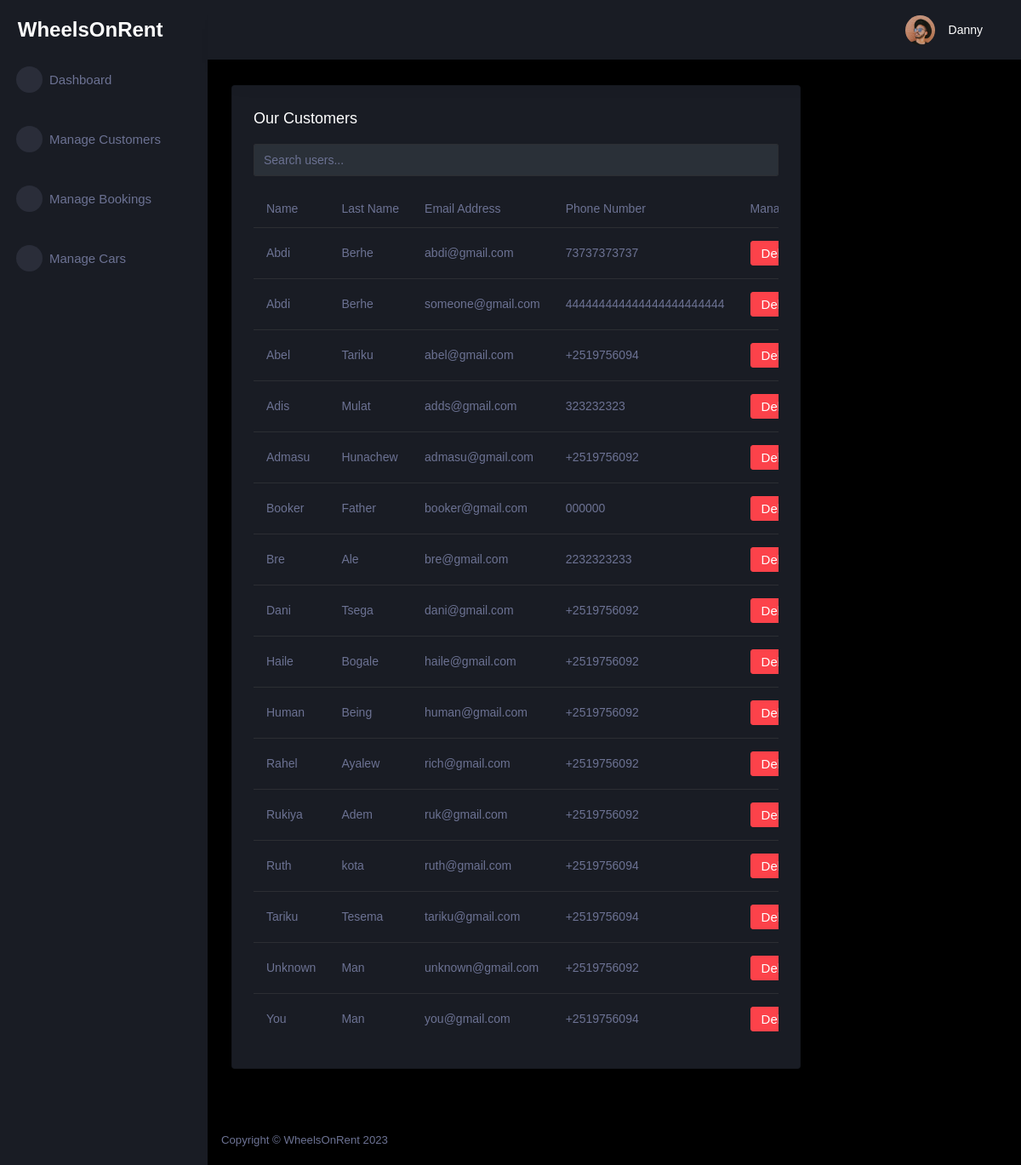
/wheels_on_rent/customer/ (signed in), run on the app's committed database.
### car_rental/models/customer.py (models this page shows)
class Customer(db.Model):
    id = db.Column(db.Integer, primary_key=True)
    name = db.Column(db.String(255), nullable=False)
    last_name = db.Column(db.String(255), nullable=False)
    phone_number = db.Column(db.String(255), nullable=False)
    email = db.Column(db.String(255), unique=True, nullable=False)
    password = db.Column(db.String(255), nullable=False)
    role = db.Column(db.Integer, default=0)

### car_rental/views/customer.py (the view)
@bp.route('/')
@login_required
def index():
    customers = Customer.query.filter_by(role=0).order_by(Customer.name.asc()).all()
    return render_template('admin/customer_index.html', customers=customers)

### car_rental/views/customer.py (called while the page is built)
@bp.before_app_request
def load_logged_in_customer():
    customer_id = session.get('customer_id')
    if customer_id is None:
        g.customer = None
    else:
        g.customer = Customer.query.get(customer_id)

@bp.after_request
def add_header(response):
    response.headers['Cache-Control'] = 'no-store, no-cache, must-revalidate, max-age=0'
    response.headers['Pragma'] = 'no-cache'
    response.headers['Expires'] = '0'
    return response

def login_required(view):
    @functools.wraps(view)
    def wrapped_view(**kwargs):
        if g.customer is None:
            return redirect(url_for('customer.login'))
        return view(**kwargs)
    return wrapped_view

### car_rental/templates/admin/customer_index.html (shortened to what this page needs)
{% extends 'admin/admin_base.html' %}
{% block content %}
<div class="content-wrapper">
<div class="row">
  <div class="col-lg-9 grid-margin stretch-card">
    <div class="card">
      <div class="card-body">
        <h4 class="card-title">Our Customers</h4>
        <div class="mb-3">
          <input type="text" id="searchInput" class="form-control" placeholder="Search users...">
        </div>
        <div class="table-responsive">
          <table class="table">
            <thead>
              <tr>
                <th>Name</th>
                <th>Last Name</th>
                <th>Email Address</th>
                <th>Phone Number</th>
                <th>Manage</th>
              </tr>
            </thead>
            <tbody>
              {% for customer in customers %}
              <tr>
                <td>{{ customer.name }}</td>
                <td>{{ customer.last_name }}</td>
                <td>{{ customer.email }}</td>
                <td>{{ customer.phone_number }}</td>
            <td><form action="{{ url_for('customer.delete', id=customer['id']) }}" method="post"><input class="btn btn-danger" type="submit" value="Delete" onclick="return confirm('Are you sure?')">
              </form></td>
              </tr>
            {% endfor %}
            </tbody>
          </table>
        </div>
      </div>
    </div>
  </div>
</div>
</div>
{% endblock %}

### car_rental/templates/admin/admin_base.html (shortened to what this page needs)
<!DOCTYPE html>
<html lang="en">
<head>
    <link rel="stylesheet" href="https://cdn.jsdelivr.net/npm/bootstrap@4.0.0/dist/css/bootstrap.min.css">
    <link rel="stylesheet" href="{{ url_for('static', filename='assets/admin/assets/vendors/mdi/css/materialdesignicons.min.css')}}">
    <link rel="stylesheet" href="{{ url_for('static', filename='assets/admin/assets/vendors/css/vendor.bundle.base.css')}}">
    <link rel="stylesheet" href="{{ url_for('static', filename='assets/admin/assets/vendors/jvectormap/jquery-jvectormap.css')}}">
    <link rel="stylesheet" href="{{ url_for('static', filename='assets/admin/assets/vendors/flag-icon-css/css/flag-icon.min.css')}}">
    <link rel="stylesheet" href="{{ url_for('static', filename='assets/admin/assets/vendors/owl-carousel-2/owl.carousel.min.css')}}">
    <link rel="stylesheet" href="{{ url_for('static', filename='assets/admin/assets/vendors/owl-carousel-2/owl.theme.default.min.css')}}">
    <link rel="stylesheet" href="{{ url_for('static', filename='assets/admin/assets/css/style.css')}}">
</head>
<body>
    {% if g.customer['role'] == 1 %}
    <div class="container-scroller">
        <nav class="sidebar sidebar-offcanvas" id="sidebar">
            <div class="sidebar-brand-wrapper d-none d-lg-flex align-items-center justify-content-center fixed-top">
                <a class="sidebar-brand brand-logo" href="{{ url_for('customer.admin_dashboard') }}" style="text-decoration: none; color: white; font-size: 24px; font-weight: bold; font-family: Verdana, Geneva, Tahoma, sans-serif;">WheelsOnRent</a>
            </div>
            <ul class="nav">
                <li class="nav-item menu-items">
                    <a class="nav-link" href="{{ url_for('customer.admin_dashboard') }}">
                        <span class="menu-icon">
                <i class="mdi mdi-speedometer"></i>
              </span>
                        <span class="menu-title">Dashboard</span>
                    </a>
                </li>
                <br>
                <li class="nav-item menu-items">
                    <a class="nav-link" href="{{ url_for('customer.index') }}">
                        <span class="menu-icon">
                <i class="mdi mdi-playlist-play"></i>
              </span>
                        <span class="menu-title">Manage Customers</span>
                    </a>
                </li>
                <br>
                <li class="nav-item menu-items">
                    <a class="nav-link" href="{{ url_for('booking.index') }}">
                        <span class="menu-icon">
                <i class="mdi mdi-table-large"></i>
              </span>
                        <span class="menu-title">Manage Bookings</span>
                    </a>
                </li>
                <br>
                <li class="nav-item menu-items">
                    <a class="nav-link" href="{{ url_for('car.index') }}">
                        <span class="menu-icon">
                <i class="mdi mdi-car"></i>
              </span>
                        <span class="menu-title">Manage Cars</span>
                    </a>
                </li>
            </ul>
        </nav>
        <div class="container-fluid page-body-wrapper">
            <nav class="navbar p-0 fixed-top d-flex flex-row">
                <div class="navbar-menu-wrapper flex-grow d-flex align-items-stretch">
                    <button class="navbar-toggler navbar-toggler align-self-center" type="button" data-toggle="minimize">
              <span class="mdi mdi-menu"></span>
            </button>
                    <ul class="navbar-nav navbar-nav-right">
                        <li class="nav-item nav-settings d-none d-lg-block">
                            <a class="nav-link" href="#">
                                <i class="mdi mdi-view-grid"></i>
                            </a>
                        </li>
                        <li class="nav-item dropdown">
                            <a class="nav-link" id="profileDropdown" href="#" data-toggle="dropdown">
                                <div class="navbar-profile">
                                    <img class="img-xs rounded-circle" src="{{ url_for('static', filename='assets/admin/assets/images/faces/face15.jpg')}}" alt="">
                                    <p class="mb-0 d-none d-sm-block navbar-profile-name">{{ g.customer['name'] }}</p>
                                    <i class="mdi mdi-menu-down d-none d-sm-block"></i>
                                </div>
                            </a>
                        </li>
                    </ul>
                </div>
            </nav>
            <div class="main-panel">
                {% block content %}{% endblock %}
                <footer class="footer">
                    <div class="d-sm-flex justify-content-center justify-content-sm-between">
                        <span class="text-muted d-block text-center text-sm-left d-sm-inline-block">Copyright © WheelsOnRent 2023</span>
                    </div>
                </footer>
            </div>
        </div>
    </div>
    {% else %}
    <div class="container">
        <div class="alert alert-danger">
            <p>You do not have permission to view this page.</p>
        </div>
    </div>
    {% endif %}
</body>
</html>

### data on the page
Customer: customer.name "Danny"
Customer: name "Abdi", last_name "Berhe", email "abdi@gmail.com", phone_number "73737373737"
Customer: name "Abdi", last_name "Berhe", email "someone@gmail.com", phone_number "444444444444444444444444"
Customer: name "Abel", last_name "Tariku", email "abel@gmail.com", phone_number "+2519756094"
Customer: name "Adis", last_name "Mulat", email "adds@gmail.com", phone_number "323232323"
Customer: name "Admasu", last_name "Hunachew", email "admasu@gmail.com", phone_number "+2519756092"
Customer: name "Booker", last_name "Father", email "booker@gmail.com", phone_number "000000"
Customer: name "Bre", last_name "Ale", email "bre@gmail.com", phone_number "2232323233"
Customer: name "Dani", last_name "Tsega", email "dani@gmail.com", phone_number "+2519756092"
Customer: name "Haile", last_name "Bogale", email "haile@gmail.com", phone_number "+2519756092"
Customer: name "Human", last_name "Being", email "human@gmail.com", phone_number "+2519756092"
Customer: name "Rahel", last_name "Ayalew", email "rich@gmail.com", phone_number "+2519756092"
Customer: name "Rukiya", last_name "Adem", email "ruk@gmail.com", phone_number "+2519756092"
Customer: name "Ruth", last_name "kota", email "ruth@gmail.com", phone_number "+2519756094"
Customer: name "Tariku", last_name "Tesema", email "tariku@gmail.com", phone_number "+2519756094"
Customer: name "Unknown", last_name "Man", email "unknown@gmail.com", phone_number "+2519756092"
Customer: name "You", last_name "Man", email "you@gmail.com", phone_number "+2519756094"
